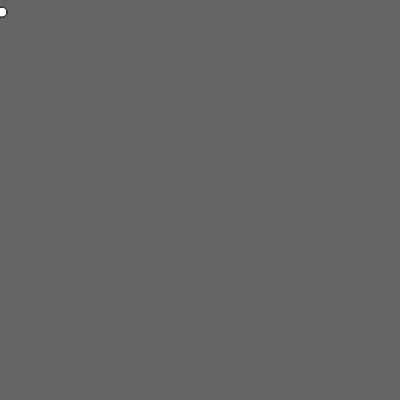
Frame 1 (no input)
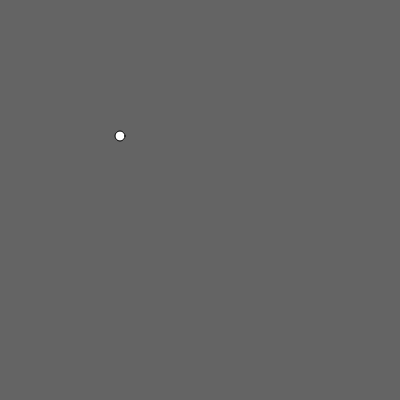
Frame 60 (no input)
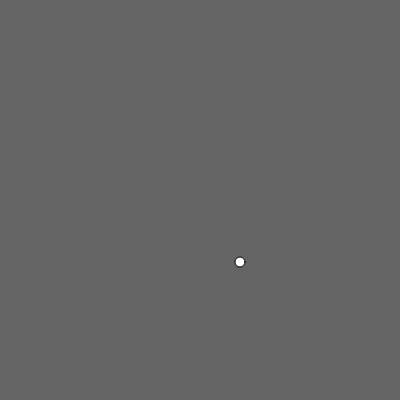
Frame 120 (the mouse pressed at the canvas centre since frame 60)

The p5.js sketch that drew these frames (run headless with seeded random() and noise() and a simulated clock; from frame 60 on, the mouse is pressed at the canvas centre):

// p5.js sketch
// ── sketch.js

var ball1;

function setup() {
  createCanvas(400, 400);
  ball1 = new Ball();
  ball1.setup(0, 10, 10, 2, 2.1);
}

function draw() {
  background(100);

  ball1.move();
  ball1.bounce(width, height);
  ball1.draw();
}

function Ball() {
  this.x;
  this.y;
  this.size;
  this.speedX;
  this.speedY;

  this.setup = function (x, y, size, speedX, speedY) {
    this.x = x;
    this.y = y;
    this.size = size;
    this.speedX = speedX;
    this.speedY = speedY;
  }

  this.move = function() {
    this.x = this.x + this.speedX;
    this.y = this.y + this.speedY;
  }

  this.bounce = function (width, height) {
    if (this.x > width || this.x < 0) {
      this.speedX = this.speedX * -1;
    } else if (this.y > height || this.y < 0) {
      this.speedY = this.speedY * -1;
    }
  }

  this.draw = function () {
    ellipse(this.x, this.y, this.size, this.size);
  }
}
